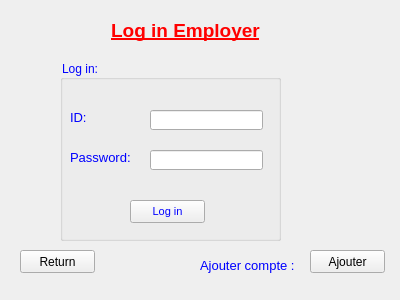
<?xml version="1.0" encoding="UTF-8"?>
<ui version="4.0">
 <class>Employer_login</class>
 <widget class="QWidget" name="Employer_login">
  <property name="geometry">
   <rect>
    <x>0</x>
    <y>0</y>
    <width>400</width>
    <height>300</height>
   </rect>
  </property>
  <property name="windowTitle">
   <string>Form</string>
  </property>
  <widget class="QLabel" name="label_3">
   <property name="geometry">
    <rect>
     <x>100</x>
     <y>10</y>
     <width>171</width>
     <height>41</height>
    </rect>
   </property>
   <property name="text">
    <string>&lt;html&gt;&lt;head/&gt;&lt;body&gt;&lt;p align=&quot;center&quot;&gt;&lt;span style=&quot; font-size:14pt; font-weight:600; text-decoration: underline; color:#ff0000;&quot;&gt;Log in Employer&lt;/span&gt;&lt;/p&gt;&lt;/body&gt;&lt;/html&gt;</string>
   </property>
  </widget>
  <widget class="QLabel" name="label_4">
   <property name="geometry">
    <rect>
     <x>200</x>
     <y>250</y>
     <width>101</width>
     <height>31</height>
    </rect>
   </property>
   <property name="text">
    <string>&lt;html&gt;&lt;head/&gt;&lt;body&gt;&lt;p&gt;&lt;span style=&quot; font-size:10pt; color:#0000ff;&quot;&gt;Ajouter compte :&lt;/span&gt;&lt;/p&gt;&lt;/body&gt;&lt;/html&gt;</string>
   </property>
  </widget>
  <widget class="QGroupBox" name="groupBox">
   <property name="geometry">
    <rect>
     <x>60</x>
     <y>60</y>
     <width>221</width>
     <height>181</height>
    </rect>
   </property>
   <property name="styleSheet">
    <string notr="true">color: rgb(0, 0, 255);
font: 87 8pt &quot;Arial Black&quot;;</string>
   </property>
   <property name="title">
    <string>Log in:</string>
   </property>
   <widget class="QLineEdit" name="Username_3">
    <property name="geometry">
     <rect>
      <x>90</x>
      <y>50</y>
      <width>113</width>
      <height>20</height>
     </rect>
    </property>
   </widget>
   <widget class="QLabel" name="label_5">
    <property name="geometry">
     <rect>
      <x>10</x>
      <y>90</y>
      <width>71</width>
      <height>16</height>
     </rect>
    </property>
    <property name="styleSheet">
     <string notr="true">font: 8pt &quot;Arial&quot;;</string>
    </property>
    <property name="text">
     <string>&lt;html&gt;&lt;head/&gt;&lt;body&gt;&lt;p&gt;&lt;span style=&quot; font-size:10pt; color:#0000ff;&quot;&gt;Password: &lt;/span&gt;&lt;/p&gt;&lt;/body&gt;&lt;/html&gt;</string>
    </property>
   </widget>
   <widget class="QPushButton" name="Log_in_4">
    <property name="geometry">
     <rect>
      <x>70</x>
      <y>140</y>
      <width>75</width>
      <height>23</height>
     </rect>
    </property>
    <property name="font">
     <font>
      <family>Arial</family>
      <pointsize>8</pointsize>
      <weight>50</weight>
      <italic>false</italic>
      <bold>false</bold>
     </font>
    </property>
    <property name="styleSheet">
     <string notr="true">font: 8pt &quot;Arial&quot;;</string>
    </property>
    <property name="text">
     <string>Log in</string>
    </property>
   </widget>
   <widget class="QLabel" name="label_8">
    <property name="geometry">
     <rect>
      <x>10</x>
      <y>50</y>
      <width>47</width>
      <height>13</height>
     </rect>
    </property>
    <property name="styleSheet">
     <string notr="true">font: 8pt &quot;Arial&quot;;</string>
    </property>
    <property name="text">
     <string>&lt;html&gt;&lt;head/&gt;&lt;body&gt;&lt;p&gt;&lt;span style=&quot; font-size:10pt; color:#0000ff;&quot;&gt;ID:&lt;/span&gt;&lt;/p&gt;&lt;/body&gt;&lt;/html&gt;</string>
    </property>
   </widget>
   <widget class="QLineEdit" name="Password_3">
    <property name="geometry">
     <rect>
      <x>90</x>
      <y>90</y>
      <width>113</width>
      <height>20</height>
     </rect>
    </property>
   </widget>
  </widget>
  <widget class="QPushButton" name="Return">
   <property name="geometry">
    <rect>
     <x>20</x>
     <y>250</y>
     <width>75</width>
     <height>23</height>
    </rect>
   </property>
   <property name="text">
    <string>Return</string>
   </property>
  </widget>
  <widget class="QPushButton" name="Ajouter">
   <property name="geometry">
    <rect>
     <x>310</x>
     <y>250</y>
     <width>75</width>
     <height>23</height>
    </rect>
   </property>
   <property name="text">
    <string>Ajouter</string>
   </property>
  </widget>
 </widget>
 <resources/>
 <connections/>
</ui>
